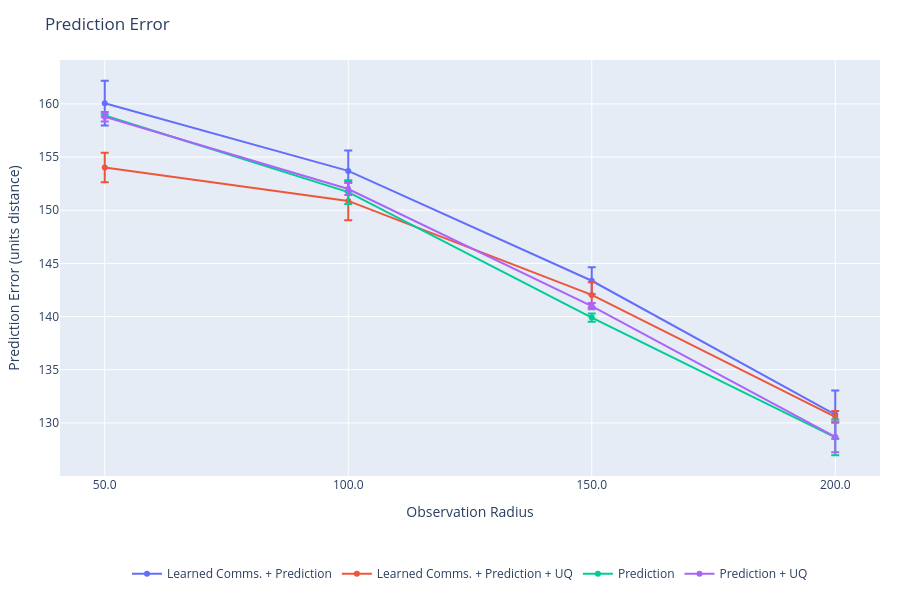
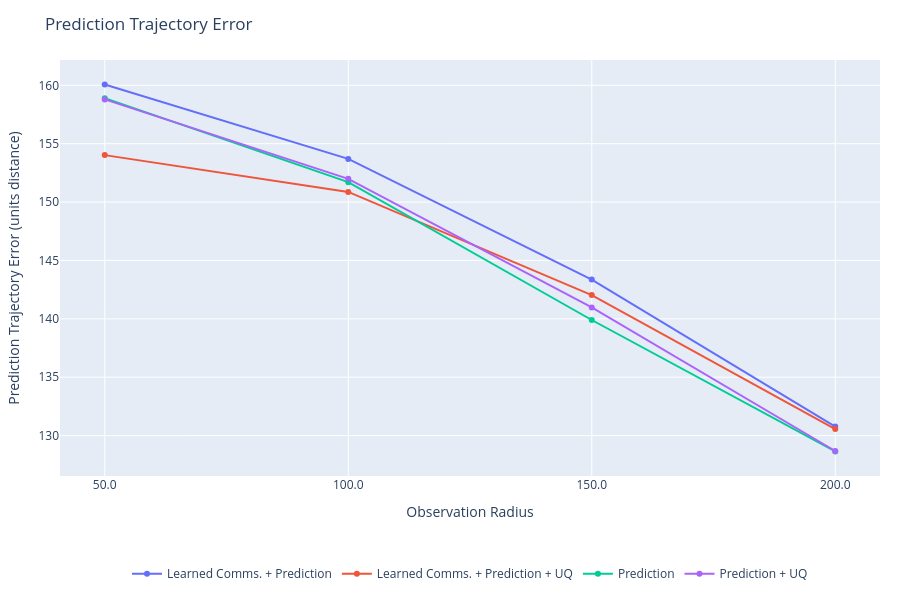
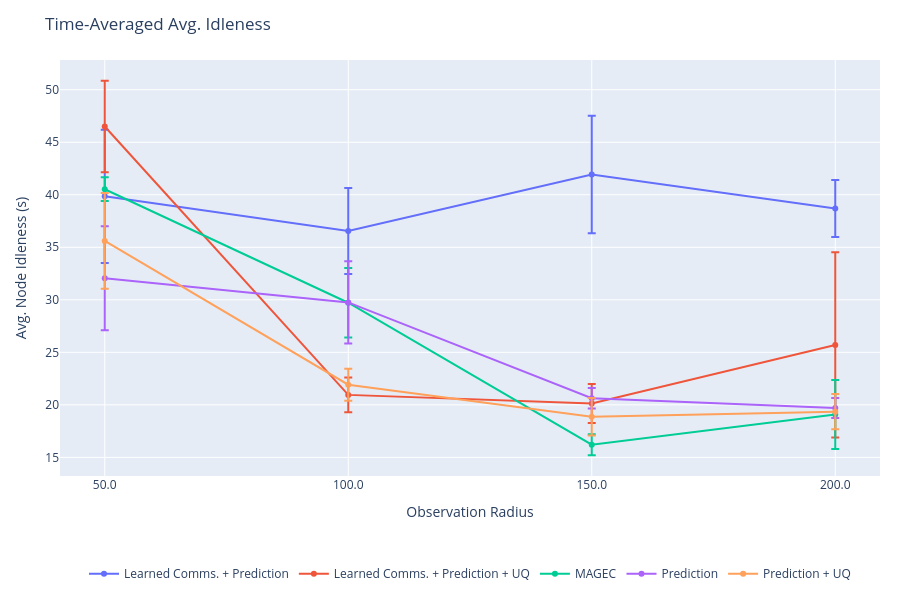
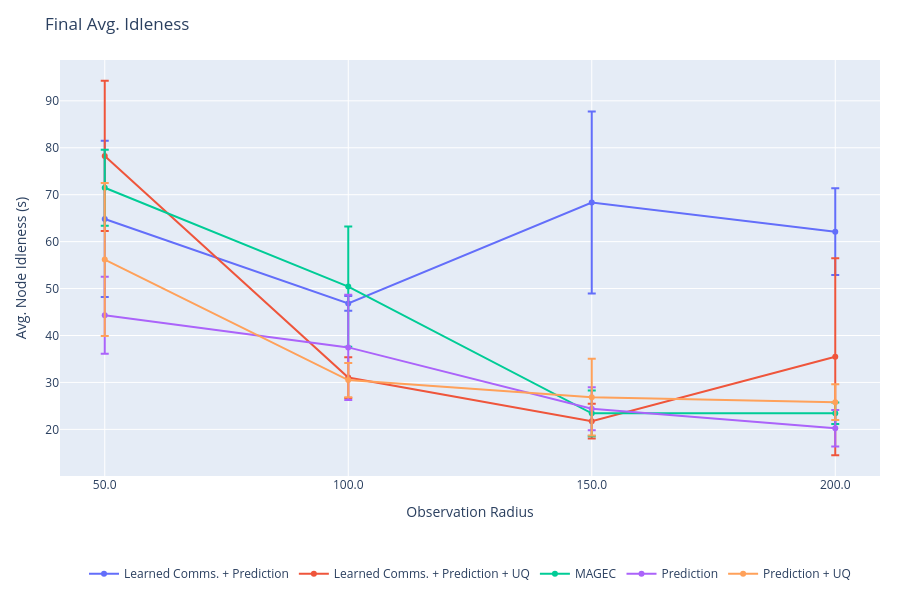

Notebook code cell kept with these figures, in order:
### Code cell
%reload_ext autoreload
%autoreload 2
from plots import *
import numpy as np

x_key = 'observation_radius'

# Data for plotting
plots = {
    'prediction_error_mean': {
        'title': 'Prediction Error',
        'ylabel': 'Prediction Error (units distance)',
        'xlabel': 'Observation Radius',
        'x': {series: get_x_radii(series, output, x_key) for series in output},
        # Average over all episodes and all timesteps.
        'y': {
            series: [np.mean(output[series][exp]['prediction_error_mean']) for exp in sorted_experiments(series, output, x_key)]
                for series in output if not next(iter(output[series].values())).attrs['prediction_disable']
        },
        'y_std': {
            series: [np.std(np.mean(output[series][exp]['prediction_error_mean'], axis=tuple(range(1, output[series][exp]['prediction_error_mean'].ndim)))) for exp in sorted_experiments(series, output, x_key)]
                for series in output if not next(iter(output[series].values())).attrs['prediction_disable']
        }
    },
    'prediction_trajectory_error_mean': {
        'title': 'Prediction Trajectory Error',
        'ylabel': 'Prediction Trajectory Error (units distance)',
        'xlabel': 'Observation Radius',
        'x': {series: get_x_radii(series, output, x_key) for series in output},
        # Average over all episodes and all timesteps.
        'y': {
            series: [np.mean(output[series][exp]['prediction_trajectory_error_mean']) for exp in sorted_experiments(series, output, x_key)]
                for series in output if not next(iter(output[series].values())).attrs['prediction_disable']
        }
    },
    'avg_idleness': {
        'title': 'Time-Averaged Avg. Idleness',
        'ylabel': 'Avg. Node Idleness (s)',
        'xlabel': 'Observation Radius',
        'x': {series: get_x_radii(series, output, x_key) for series in output},
        # Average over all episodes and all timesteps.
        'y': {
            series: [np.mean(output[series][exp]['avg_idleness']) for exp in sorted_experiments(series, output, x_key)]
                for series in output
        },
        'y_std': {
            series: [np.std(np.mean(output[series][exp]['avg_idleness'], axis=tuple(range(1, output[series][exp]['avg_idleness'].ndim)))) for exp in sorted_experiments(series, output, x_key)]
                for series in output
        }
    },
    'avg_idleness_final': {
        'title': 'Final Avg. Idleness',
        'ylabel': 'Avg. Node Idleness (s)',
        'xlabel': 'Observation Radius',
        'x': {series: get_x_radii(series, output, x_key) for series in output},
        'y': {
            series: [np.mean(output[series][exp]['avg_idleness'][:, -1]) for exp in sorted_experiments(series, output, x_key)]
                for series in output
        },
        'y_std': {
            series: [np.std(np.mean(output[series][exp]['avg_idleness'][:, -1], axis=tuple(range(1, output[series][exp]['avg_idleness'][:, -1].ndim)))) for exp in sorted_experiments(series, output, x_key)]
                for series in output
        }
    },
    'avg_idleness_over_time': {
        'title': 'Avg. Idleness vs. Time',
        'ylabel': 'Avg. Node Idleness (s)',
        'xlabel': 'Time Steps',
        # One trace per experiment: average over episodes, keep time dimension.
        'y': {
            series: {
                exp: np.mean(output[series][exp]['avg_idleness'], axis=0)
                for exp in sorted_experiments(series, output, x_key)
            }
            for series in output
        },
        # 'y_std': {
        #     series: {
        #         exp: np.std(output[series][exp]['avg_idleness'], axis=0)
        #         for exp in sorted_experiments(series, output, x_key)
        #     }
        #     for series in output
        # }
    },
    'worst_idleness': {
        'title': 'Time-Averaged Worst Idleness',
        'ylabel': 'Worst Node Idleness (s)',
        'xlabel': 'Observation Radius',
        'x': {series: get_x_radii(series, output, x_key) for series in output},
        # Average over all episodes and all timesteps.
        'y': {
            series: [np.mean(output[series][exp]['worst_idleness']) for exp in sorted_experiments(series, output, x_key)]
                for series in output
        }
    },
    'worst_idleness_final': {
        'title': 'Final Worst Idleness',
        'ylabel': 'Worst Node Idleness (s)',
        'xlabel': 'Observation Radius',
        'x': {series: get_x_radii(series, output, x_key) for series in output},
        'y': {
            series: [np.mean(output[series][exp]['worst_idleness'][:, -1]) for exp in sorted_experiments(series, output, x_key)]
                for series in output
        }
    },
    'worst_idleness_over_time': {
        'title': 'Worst Idleness vs. Time',
        'ylabel': 'Worst Node Idleness (s)',
        'xlabel': 'Time Steps',
        # One trace per experiment: average over episodes, keep time dimension.
        'y': {
            series: {
                exp: np.mean(output[series][exp]['worst_idleness'], axis=0)
                for exp in sorted_experiments(series, output, x_key)
            }
            for series in output
        },
        'y_std': {
            series: {
                exp: np.std(output[series][exp]['worst_idleness'], axis=0)
                for exp in sorted_experiments(series, output, x_key)
            }
            for series in output
        }
    },
    'stddev_idleness': {
        'title': 'Time-Averaged Std. Dev. Idleness',
        'ylabel': 'Std. Dev. Node Idleness (s)',
        'xlabel': 'Observation Radius',
        'x': {series: get_x_radii(series, output, x_key) for series in output},
        # Average over all episodes and all timesteps.
        'y': {
            series: [np.mean(output[series][exp]['stddev_idleness']) for exp in sorted_experiments(series, output, x_key)]
                for series in output
        }
    },
    'stddev_idleness_over_time': {
        'title': 'Std. Dev. Idleness vs. Time',
        'ylabel': 'Std. Dev. Node Idleness (s)',
        'xlabel': 'Time Steps',
        # One trace per experiment: average over episodes, keep time dimension.
        'y': {
            series: {
                exp: np.mean(output[series][exp]['stddev_idleness'], axis=0)
                for exp in sorted_experiments(series, output, x_key)
            }
            for series in output
        },
        'y_std': {
            series: {
                exp: np.std(output[series][exp]['stddev_idleness'], axis=0)
                for exp in sorted_experiments(series, output, x_key)
            }
            for series in output
        }
    },
    'communication_requests': {
        'title': 'Communication Requests vs. Observation Radius',
        'ylabel': 'Communication Requests',
        'xlabel': 'Observation Radius',
        'x': {series: get_x_radii(series, output, x_key) for series in output},
        'y': {
            series: [np.mean(output[series][exp]['communication']['requests_made']) for exp in sorted_experiments(series, output, x_key)]
                for series in output
        }
    },
    'communication_requests_time': {
        'title': 'Cumulative Communication Requests vs. Time',
        'ylabel': 'Communication Requests',
        'xlabel': 'Time Steps',
        'y': {
            series: {
                exp: np.cumsum(np.mean(output[series][exp]['communication']['requests_made'], axis=0))
                for exp in sorted_experiments(series, output, x_key)
            }
            for series in output
        }
    },
    'prediction_uncertainty_mean': {
        'title': 'Prediction Uncertainty',
        'ylabel': 'Prediction Uncertainty (units distance)',
        'xlabel': 'Observation Radius',
        'x': {series: get_x_radii(series, output, x_key) for series in output},
        # Average over all episodes and all timesteps.
        'y': {
            series: [np.mean(output[series][exp]['prediction_uncertainty_mean']) for exp in sorted_experiments(series, output, x_key)]
                for series in output if not next(iter(output[series].values())).attrs['prediction_disable']
        }
    },
    'prediction_uncertainty_gap_mean': {
        'title': 'Prediction Uncertainty Gap',
        'ylabel': 'Prediction Uncertainty Gap (units distance)',
        'xlabel': 'Observation Radius',
        'x': {series: get_x_radii(series, output, x_key) for series in output},
        # Average over all episodes and all timesteps.
        'y': {
            series: [np.mean(output[series][exp]['prediction_uncertainty_gap_mean']) for exp in sorted_experiments(series, output, x_key)]
                for series in output if not next(iter(output[series].values())).attrs['prediction_disable']
        }
    },
}

# Miscelaneous statistics.
timesteps = [np.max([np.max(output[series][experiment]['deltaSteps'].shape[1]) for experiment in output[series]]) for series in output]

plot(plots, timesteps=timesteps)

### Figure 1 — Plotly figure (JSON) as saved in the notebook; plotly's stock layout.template omitted (floating-point values rounded to 4 significant figures)
{"data": [{"error_y": {"array": [2.106, 1.911, 1.268, 2.274], "type": "data", "visible": true}, "hovertemplate": "%{x:.2f}: %{y:.4f}<extra></extra>", "mode": "lines+markers", "name": "Learned Comms. + Prediction", "type": "scatter", "x": [50, 100, 150, 200], "y": [160.1, 153.7, 143.4, 130.8]}, {"error_y": {"array": [1.386, 1.815, 1.187, 0.5612], "type": "data", "visible": true}, "hovertemplate": "%{x:.2f}: %{y:.4f}<extra></extra>", "mode": "lines+markers", "name": "Learned Comms. + Prediction + UQ", "type": "scatter", "x": [50, 100, 150, 200], "y": [154.0, 150.9, 142.0, 130.6]}, {"error_y": {"array": [0.1218, 1.11, 0.3899, 1.682], "type": "data", "visible": true}, "hovertemplate": "%{x:.2f}: %{y:.4f}<extra></extra>", "mode": "lines+markers", "name": "Prediction", "type": "scatter", "x": [50, 100, 150, 200], "y": [158.9, 151.7, 139.9, 128.6]}, {"error_y": {"array": [0.439, 0.5579, 0.3009, 1.445], "type": "data", "visible": true}, "hovertemplate": "%{x:.2f}: %{y:.4f}<extra></extra>", "mode": "lines+markers", "name": "Prediction + UQ", "type": "scatter", "x": [50, 100, 150, 200], "y": [158.8, 152.0, 141.0, 128.7]}], "layout": {"autosize": true, "height": 600, "hovermode": "closest", "legend": {"orientation": "h", "x": 0.5, "xanchor": "center", "y": -0.2, "yanchor": "top"}, "margin": {"b": 120, "l": 60, "r": 20, "t": 60}, "showlegend": true, "title": {"text": "Prediction Error"}, "xaxis": {"ticktext": ["50.0", "100.0", "150.0", "200.0"], "tickvals": [50, 100, 150, 200], "title": {"text": "Observation Radius"}}, "yaxis": {"title": {"text": "Prediction Error (units distance)"}}}}

### Figure 2 — Plotly figure (JSON) as saved in the notebook; plotly's stock layout.template omitted (floating-point values rounded to 4 significant figures)
{"data": [{"hovertemplate": "%{x:.2f}: %{y:.4f}<extra></extra>", "mode": "lines+markers", "name": "Learned Comms. + Prediction", "type": "scatter", "x": [50, 100, 150, 200], "y": [160.1, 153.7, 143.4, 130.8]}, {"hovertemplate": "%{x:.2f}: %{y:.4f}<extra></extra>", "mode": "lines+markers", "name": "Learned Comms. + Prediction + UQ", "type": "scatter", "x": [50, 100, 150, 200], "y": [154.0, 150.9, 142.0, 130.6]}, {"hovertemplate": "%{x:.2f}: %{y:.4f}<extra></extra>", "mode": "lines+markers", "name": "Prediction", "type": "scatter", "x": [50, 100, 150, 200], "y": [158.9, 151.7, 139.9, 128.6]}, {"hovertemplate": "%{x:.2f}: %{y:.4f}<extra></extra>", "mode": "lines+markers", "name": "Prediction + UQ", "type": "scatter", "x": [50, 100, 150, 200], "y": [158.8, 152.0, 141.0, 128.7]}], "layout": {"autosize": true, "height": 600, "hovermode": "closest", "legend": {"orientation": "h", "x": 0.5, "xanchor": "center", "y": -0.2, "yanchor": "top"}, "margin": {"b": 120, "l": 60, "r": 20, "t": 60}, "showlegend": true, "title": {"text": "Prediction Trajectory Error"}, "xaxis": {"ticktext": ["50.0", "100.0", "150.0", "200.0"], "tickvals": [50, 100, 150, 200], "title": {"text": "Observation Radius"}}, "yaxis": {"title": {"text": "Prediction Trajectory Error (units distance)"}}}}

### Figure 3 — Plotly figure (JSON) as saved in the notebook; plotly's stock layout.template omitted (floating-point values rounded to 4 significant figures)
{"data": [{"error_y": {"array": [6.342, 4.089, 5.59, 2.721], "type": "data", "visible": true}, "hovertemplate": "%{x:.2f}: %{y:.4f}<extra></extra>", "mode": "lines+markers", "name": "Learned Comms. + Prediction", "type": "scatter", "x": [50, 100, 150, 200], "y": [39.85, 36.56, 41.94, 38.69]}, {"error_y": {"array": [4.348, 1.66, 1.86, 8.821], "type": "data", "visible": true}, "hovertemplate": "%{x:.2f}: %{y:.4f}<extra></extra>", "mode": "lines+markers", "name": "Learned Comms. + Prediction + UQ", "type": "scatter", "x": [50, 100, 150, 200], "y": [46.5, 20.95, 20.13, 25.7]}, {"error_y": {"array": [1.131, 3.318, 1.002, 3.277], "type": "data", "visible": true}, "hovertemplate": "%{x:.2f}: %{y:.4f}<extra></extra>", "mode": "lines+markers", "name": "MAGEC", "type": "scatter", "x": [50, 100, 150, 200], "y": [40.53, 29.72, 16.21, 19.08]}, {"error_y": {"array": [4.958, 3.921, 0.9798, 0.9496], "type": "data", "visible": true}, "hovertemplate": "%{x:.2f}: %{y:.4f}<extra></extra>", "mode": "lines+markers", "name": "Prediction", "type": "scatter", "x": [50, 100, 150, 200], "y": [32.05, 29.75, 20.63, 19.71]}, {"error_y": {"array": [4.566, 1.517, 1.79, 1.681], "type": "data", "visible": true}, "hovertemplate": "%{x:.2f}: %{y:.4f}<extra></extra>", "mode": "lines+markers", "name": "Prediction + UQ", "type": "scatter", "x": [50, 100, 150, 200], "y": [35.61, 21.92, 18.86, 19.35]}], "layout": {"autosize": true, "height": 600, "hovermode": "closest", "legend": {"orientation": "h", "x": 0.5, "xanchor": "center", "y": -0.2, "yanchor": "top"}, "margin": {"b": 120, "l": 60, "r": 20, "t": 60}, "showlegend": true, "title": {"text": "Time-Averaged Avg. Idleness"}, "xaxis": {"ticktext": ["50.0", "100.0", "150.0", "200.0"], "tickvals": [50, 100, 150, 200], "title": {"text": "Observation Radius"}}, "yaxis": {"title": {"text": "Avg. Node Idleness (s)"}}}}

### Figure 4 — Plotly figure (JSON) as saved in the notebook; plotly's stock layout.template omitted (floating-point values rounded to 4 significant figures)
{"data": [{"error_y": {"array": [16.65, 1.551, 19.39, 9.226], "type": "data", "visible": true}, "hovertemplate": "%{x:.2f}: %{y:.4f}<extra></extra>", "mode": "lines+markers", "name": "Learned Comms. + Prediction", "type": "scatter", "x": [50, 100, 150, 200], "y": [64.83, 46.84, 68.32, 62.12]}, {"error_y": {"array": [16.01, 4.328, 3.714, 20.97], "type": "data", "visible": true}, "hovertemplate": "%{x:.2f}: %{y:.4f}<extra></extra>", "mode": "lines+markers", "name": "Learned Comms. + Prediction + UQ", "type": "scatter", "x": [50, 100, 150, 200], "y": [78.26, 31.03, 21.75, 35.47]}, {"error_y": {"array": [8.076, 12.8, 4.863, 2.31], "type": "data", "visible": true}, "hovertemplate": "%{x:.2f}: %{y:.4f}<extra></extra>", "mode": "lines+markers", "name": "MAGEC", "type": "scatter", "x": [50, 100, 150, 200], "y": [71.48, 50.42, 23.42, 23.43]}, {"error_y": {"array": [8.205, 11.24, 4.594, 3.884], "type": "data", "visible": true}, "hovertemplate": "%{x:.2f}: %{y:.4f}<extra></extra>", "mode": "lines+markers", "name": "Prediction", "type": "scatter", "x": [50, 100, 150, 200], "y": [44.3, 37.47, 24.4, 20.26]}, {"error_y": {"array": [16.3, 3.649, 8.175, 3.813], "type": "data", "visible": true}, "hovertemplate": "%{x:.2f}: %{y:.4f}<extra></extra>", "mode": "lines+markers", "name": "Prediction + UQ", "type": "scatter", "x": [50, 100, 150, 200], "y": [56.18, 30.51, 26.87, 25.78]}], "layout": {"autosize": true, "height": 600, "hovermode": "closest", "legend": {"orientation": "h", "x": 0.5, "xanchor": "center", "y": -0.2, "yanchor": "top"}, "margin": {"b": 120, "l": 60, "r": 20, "t": 60}, "showlegend": true, "title": {"text": "Final Avg. Idleness"}, "xaxis": {"ticktext": ["50.0", "100.0", "150.0", "200.0"], "tickvals": [50, 100, 150, 200], "title": {"text": "Observation Radius"}}, "yaxis": {"title": {"text": "Avg. Node Idleness (s)"}}}}
